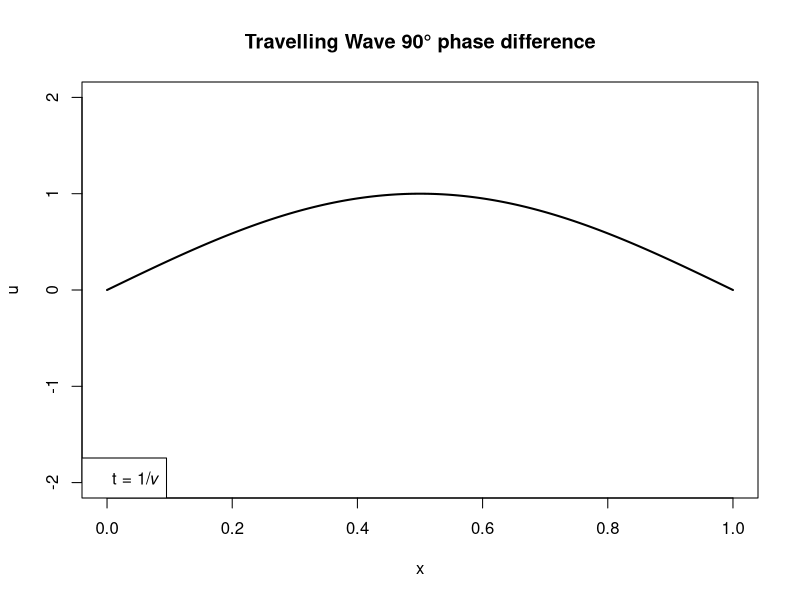

R code for this plot:
# Assuming
L <- 1

# X-axis and Y-axis values
x_values <- seq(0, L, length.out = 1000)
u_values <- sin(pi * x_values / L) 

# Final plot
plot(x_values, u_values, type = "l", lwd = 2, xlim = c(0, L), ylim = c(-2, 2), 
     xlab = "x", ylab = "u", main = "Travelling Wave 90° phase difference")
# Label
legend("bottomleft", legend = "t = 1/𝜈")